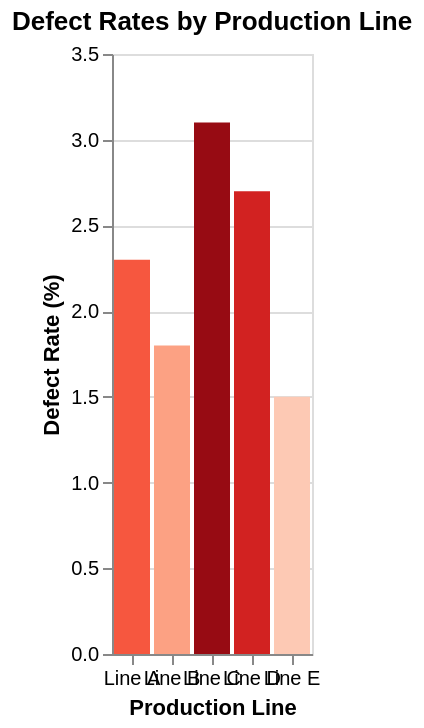

Source (Vega-Lite JSON):
### Vega-Lite specification from a JSON file in a GitHub repository (floating-point values rounded to 4 significant figures)
{"$schema": "https://vega.github.io/schema/vega-lite/v5.json", "description": "Defect rates by production line", "data": {"values": [{"line": "Line A", "defectRate": 2.3}, {"line": "Line B", "defectRate": 1.8}, {"line": "Line C", "defectRate": 3.1}, {"line": "Line D", "defectRate": 2.7}, {"line": "Line E", "defectRate": 1.5}]}, "mark": "bar", "encoding": {"x": {"field": "line", "type": "nominal", "axis": {"title": "Production Line", "labelAngle": 0}}, "y": {"field": "defectRate", "type": "quantitative", "axis": {"title": "Defect Rate (%)"}}, "color": {"field": "defectRate", "type": "quantitative", "scale": {"scheme": "reds"}, "legend": null}}, "title": "Defect Rates by Production Line"}
